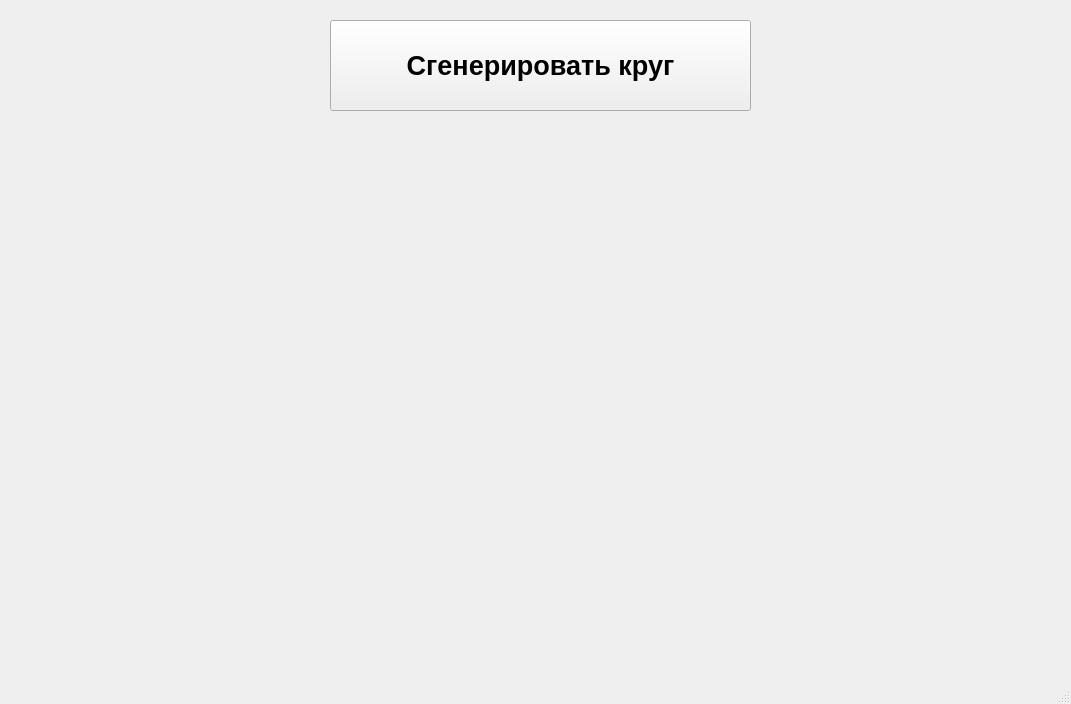
<?xml version="1.0" encoding="UTF-8"?>
<ui version="4.0">
 <class>MainWindow</class>
 <widget class="QMainWindow" name="MainWindow">
  <property name="geometry">
   <rect>
    <x>0</x>
    <y>0</y>
    <width>1071</width>
    <height>704</height>
   </rect>
  </property>
  <property name="windowTitle">
   <string>MainWindow</string>
  </property>
  <widget class="QWidget" name="centralwidget">
   <widget class="QPushButton" name="QPB1">
    <property name="geometry">
     <rect>
      <x>330</x>
      <y>20</y>
      <width>421</width>
      <height>91</height>
     </rect>
    </property>
    <property name="font">
     <font>
      <pointsize>20</pointsize>
      <weight>75</weight>
      <italic>false</italic>
      <bold>true</bold>
      <strikeout>false</strikeout>
     </font>
    </property>
    <property name="text">
     <string>Сгенерировать круг</string>
    </property>
   </widget>
  </widget>
  <widget class="QMenuBar" name="menubar">
   <property name="geometry">
    <rect>
     <x>0</x>
     <y>0</y>
     <width>1071</width>
     <height>21</height>
    </rect>
   </property>
  </widget>
  <widget class="QStatusBar" name="statusbar"/>
 </widget>
 <resources/>
 <connections/>
</ui>
